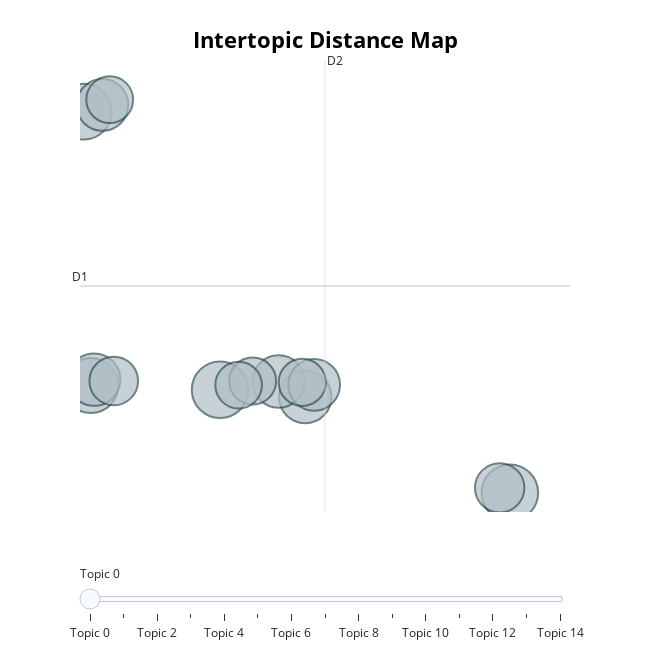

The notebook cell saved with this chart:
### Markdown cell above
## **Topic Visualization**

### Code cell
topic_model.visualize_topics()

### Figure 1 — Plotly figure (JSON) as saved in the notebook; plotly's stock layout.template omitted (floating-point values rounded to 4 significant figures)
{"data": [{"customdata": [[0, "wind | mph | wain | wash | wine", 244], [1, "troops | army | military | waterloo | soldiers", 244], [2, "pips | total | engineer | cases | reports", 236], [3, "flooding | floods | toll | flood | storms", 230], [4, "west | food | trans | fats | restaurant", 210], [5, "plane | landing | crashes | flight | ship", 210], [6, "warriors | warden | finals | points | quarter", 210], [7, "wormer | president | presidential | announces | web", 204], [8, "coach | sign | striker | deal | head", 204], [9, "shot | police | church | woof | shooting", 186], [10, "flag | wears | wick | merchandise | flags", 180], [11, "wet | wets | banks | hitter | bank", 169], [12, "goals | season | goal | hat | scored", 168], [13, "wan | wave | heat | people | walking", 167], [14, "wee | woody | wings | wax | wad", 166]], "hovertemplate": "<b>Topic %{customdata[0]}</b><br>Words: %{customdata[1]}<br>Size: %{customdata[2]}", "legendgroup": "", "marker": {"color": "#B0BEC5", "line": {"color": "DarkSlateGrey", "width": 2}, "size": [244, 244, 236, 230, 210, 210, 210, 204, 204, 186, 180, 169, 168, 167, 166], "sizemode": "area", "sizeref": 0.1525, "symbol": "circle"}, "mode": "markers", "name": "", "orientation": "v", "showlegend": false, "type": "scatter", "x": [2.739, 9.868, -0.6158, -0.4414, 4.834, -0.3618, 4.178, -0.1574, 5.053, 9.619, 0.122, 4.761, 3.54, 0.0229, 3.195], "xaxis": "x", "y": [-1.312, -6.566, 12.88, -1.098, -1.679, -0.796, -0.8932, 13.22, -1.061, -6.318, -0.8638, -0.9378, -0.8693, 13.49, -1.077], "yaxis": "y"}], "layout": {"annotations": [{"showarrow": false, "text": "D1", "x": -0.7081, "y": 3.981, "yshift": 10}, {"showarrow": false, "text": "D2", "x": 5.32, "xshift": 10, "y": 15.51}], "height": 650, "hoverlabel": {"bgcolor": "white", "font": {"family": "Rockwell", "size": 16}}, "legend": {"itemsizing": "constant", "tracegroupgap": 0}, "margin": {"t": 60}, "shapes": [{"line": {"color": "#CFD8DC", "width": 2}, "type": "line", "x0": 5.32, "x1": 5.32, "y0": -7.551, "y1": 15.51}, {"line": {"color": "#9E9E9E", "width": 2}, "type": "line", "x0": -0.7081, "x1": 11.35, "y0": 3.981, "y1": 3.981}], "sliders": [{"active": 0, "pad": {"t": 50}, "steps": [{"args": [{"marker.color": [["red", "#B0BEC5", "#B0BEC5", "#B0BEC5", "#B0BEC5", "#B0BEC5", "#B0BEC5", "#B0BEC5", "#B0BEC5", "#B0BEC5", "#B0BEC5", "#B0BEC5", "#B0BEC5", "#B0BEC5", "#B0BEC5"]]}], "label": "Topic 0", "method": "update"}, {"args": [{"marker.color": [["#B0BEC5", "red", "#B0BEC5", "#B0BEC5", "#B0BEC5", "#B0BEC5", "#B0BEC5", "#B0BEC5", "#B0BEC5", "#B0BEC5", "#B0BEC5", "#B0BEC5", "#B0BEC5", "#B0BEC5", "#B0BEC5"]]}], "label": "Topic 1", "method": "update"}, {"args": [{"marker.color": [["#B0BEC5", "#B0BEC5", "red", "#B0BEC5", "#B0BEC5", "#B0BEC5", "#B0BEC5", "#B0BEC5", "#B0BEC5", "#B0BEC5", "#B0BEC5", "#B0BEC5", "#B0BEC5", "#B0BEC5", "#B0BEC5"]]}], "label": "Topic 2", "method": "update"}, {"args": [{"marker.color": [["#B0BEC5", "#B0BEC5", "#B0BEC5", "red", "#B0BEC5", "#B0BEC5", "#B0BEC5", "#B0BEC5", "#B0BEC5", "#B0BEC5", "#B0BEC5", "#B0BEC5", "#B0BEC5", "#B0BEC5", "#B0BEC5"]]}], "label": "Topic 3", "method": "update"}, {"args": [{"marker.color": [["#B0BEC5", "#B0BEC5", "#B0BEC5", "#B0BEC5", "red", "#B0BEC5", "#B0BEC5", "#B0BEC5", "#B0BEC5", "#B0BEC5", "#B0BEC5", "#B0BEC5", "#B0BEC5", "#B0BEC5", "#B0BEC5"]]}], "label": "Topic 4", "method": "update"}, {"args": [{"marker.color": [["#B0BEC5", "#B0BEC5", "#B0BEC5", "#B0BEC5", "#B0BEC5", "red", "#B0BEC5", "#B0BEC5", "#B0BEC5", "#B0BEC5", "#B0BEC5", "#B0BEC5", "#B0BEC5", "#B0BEC5", "#B0BEC5"]]}], "label": "Topic 5", "method": "update"}, {"args": [{"marker.color": [["#B0BEC5", "#B0BEC5", "#B0BEC5", "#B0BEC5", "#B0BEC5", "#B0BEC5", "red", "#B0BEC5", "#B0BEC5", "#B0BEC5", "#B0BEC5", "#B0BEC5", "#B0BEC5", "#B0BEC5", "#B0BEC5"]]}], "label": "Topic 6", "method": "update"}, {"args": [{"marker.color": [["#B0BEC5", "#B0BEC5", "#B0BEC5", "#B0BEC5", "#B0BEC5", "#B0BEC5", "#B0BEC5", "red", "#B0BEC5", "#B0BEC5", "#B0BEC5", "#B0BEC5", "#B0BEC5", "#B0BEC5", "#B0BEC5"]]}], "label": "Topic 7", "method": "update"}, {"args": [{"marker.color": [["#B0BEC5", "#B0BEC5", "#B0BEC5", "#B0BEC5", "#B0BEC5", "#B0BEC5", "#B0BEC5", "#B0BEC5", "red", "#B0BEC5", "#B0BEC5", "#B0BEC5", "#B0BEC5", "#B0BEC5", "#B0BEC5"]]}], "label": "Topic 8", "method": "update"}, {"args": [{"marker.color": [["#B0BEC5", "#B0BEC5", "#B0BEC5", "#B0BEC5", "#B0BEC5", "#B0BEC5", "#B0BEC5", "#B0BEC5", "#B0BEC5", "red", "#B0BEC5", "#B0BEC5", "#B0BEC5", "#B0BEC5", "#B0BEC5"]]}], "label": "Topic 9", "method": "update"}, {"args": [{"marker.color": [["#B0BEC5", "#B0BEC5", "#B0BEC5", "#B0BEC5", "#B0BEC5", "#B0BEC5", "#B0BEC5", "#B0BEC5", "#B0BEC5", "#B0BEC5", "red", "#B0BEC5", "#B0BEC5", "#B0BEC5", "#B0BEC5"]]}], "label": "Topic 10", "method": "update"}, {"args": [{"marker.color": [["#B0BEC5", "#B0BEC5", "#B0BEC5", "#B0BEC5", "#B0BEC5", "#B0BEC5", "#B0BEC5", "#B0BEC5", "#B0BEC5", "#B0BEC5", "#B0BEC5", "red", "#B0BEC5", "#B0BEC5", "#B0BEC5"]]}], "label": "Topic 11", "method": "update"}, {"args": [{"marker.color": [["#B0BEC5", "#B0BEC5", "#B0BEC5", "#B0BEC5", "#B0BEC5", "#B0BEC5", "#B0BEC5", "#B0BEC5", "#B0BEC5", "#B0BEC5", "#B0BEC5", "#B0BEC5", "red", "#B0BEC5", "#B0BEC5"]]}], "label": "Topic 12", "method": "update"}, {"args": [{"marker.color": [["#B0BEC5", "#B0BEC5", "#B0BEC5", "#B0BEC5", "#B0BEC5", "#B0BEC5", "#B0BEC5", "#B0BEC5", "#B0BEC5", "#B0BEC5", "#B0BEC5", "#B0BEC5", "#B0BEC5", "red", "#B0BEC5"]]}], "label": "Topic 13", "method": "update"}, {"args": [{"marker.color": [["#B0BEC5", "#B0BEC5", "#B0BEC5", "#B0BEC5", "#B0BEC5", "#B0BEC5", "#B0BEC5", "#B0BEC5", "#B0BEC5", "#B0BEC5", "#B0BEC5", "#B0BEC5", "#B0BEC5", "#B0BEC5", "red"]]}], "label": "Topic 14", "method": "update"}]}], "title": {"font": {"color": "Black", "size": 22}, "text": "<b>Intertopic Distance Map", "x": 0.5, "xanchor": "center", "y": 0.95, "yanchor": "top"}, "width": 650, "xaxis": {"anchor": "y", "domain": [0, 1], "range": [-0.7081, 11.35], "title": {"text": ""}, "visible": false}, "yaxis": {"anchor": "x", "domain": [0, 1], "range": [-7.551, 15.51], "title": {"text": ""}, "visible": false}}}
